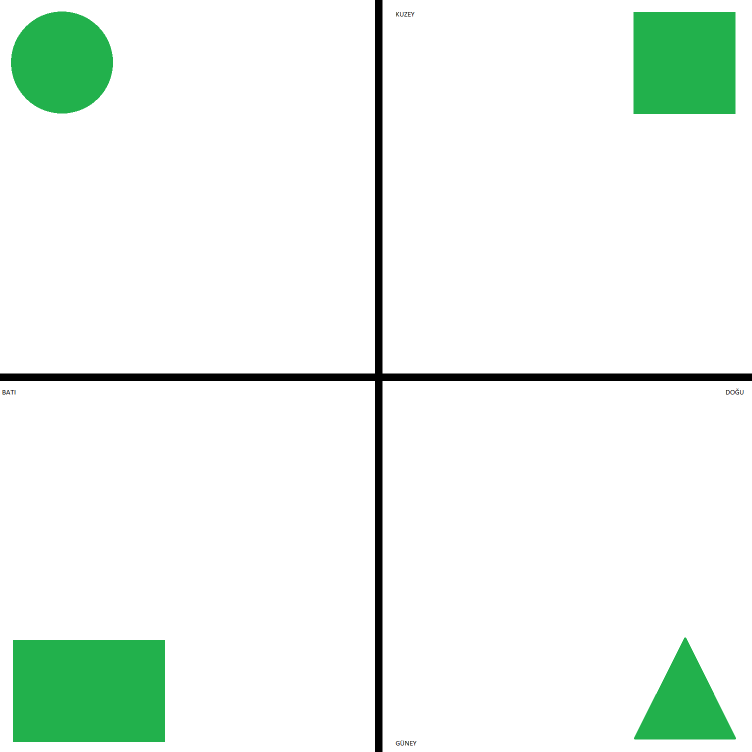
#> input picture CAS/cas3/shapes_locations.png, 1503 x 1503 px, found by its file name (shown at 1/2 size)
$ python shapelocation.py
#> lines starting #> are read from the running program, lines starting #| are printed output that depends on the picture; after the words box and inside, x2 and y2 are one past the last pixel; in counts of white or black regions, pixels touching at a corner belong together
import cv2
import numpy as np

class Shapeandloc():
    def __init__(self,img):
        self.img= img

    def locations(self):
        img = cv2.imread(self.img)
#> img is the input picture: shape (1503, 1503, 3); mean B, G, R 237.4, 244.4, 234.5
        img = cv2.resize(img,(0,0),fx=0.5,fy=0.5)
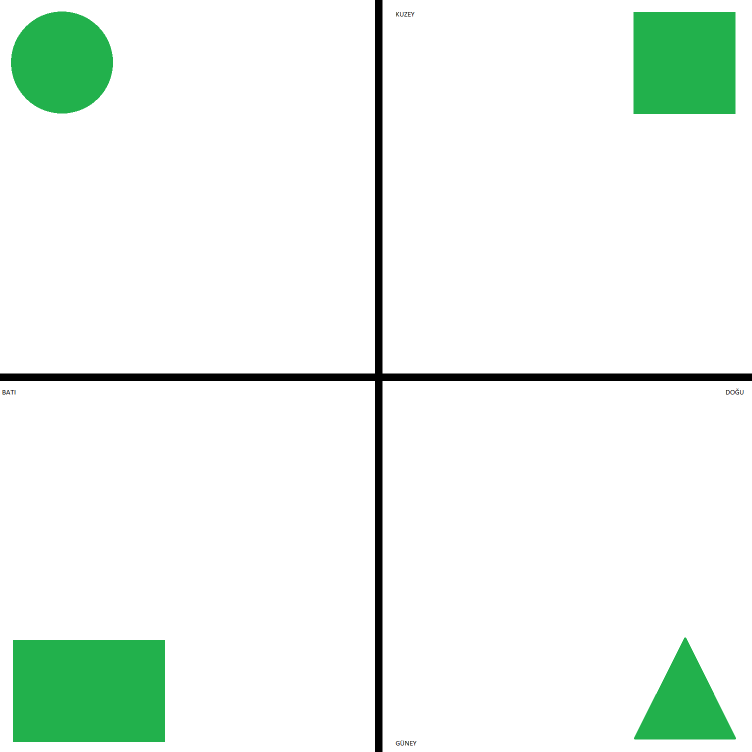
#> img: shape (752, 752, 3); mean B, G, R 237.4, 244.5, 234.5

        hsv = cv2.cvtColor(img,cv2.COLOR_BGR2HSV)
#> hsv: shape (752, 752, 3); mean H, S, V 4.9, 14.4, 244.5

        lower_green = np.array([50,50,10])
        upper_green = np.array([70,255,250])


        green_mask = cv2.inRange(hsv,lower_green,upper_green)
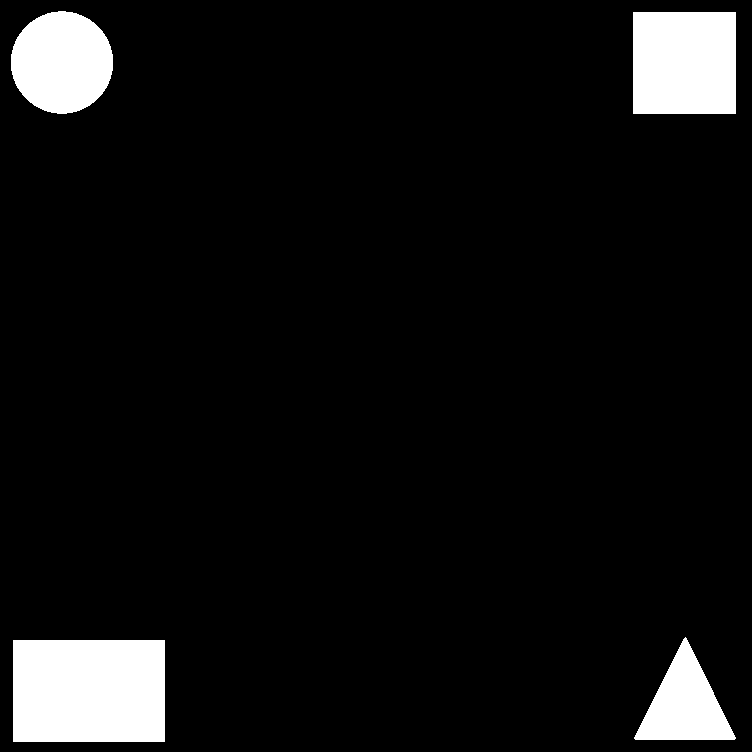
#> green_mask: shape (752, 752); 7% white; 4 white regions
        cv2.imshow("img",img)
        contours, hierarchy = cv2.findContours(green_mask,cv2.RETR_EXTERNAL,cv2.CHAIN_APPROX_SIMPLE)
#> contours = 4 contours; box (x1, y1, x2, y2) and area: (13, 640, 165, 742) 15251, (633, 12, 736, 114) 10302, (11, 11, 113, 114) 8067, (634, 637, 736, 740) 5278
        center_x,center_y = int(img.shape[1]//2),img.shape[0]//2
#> center_x = 376; center_y = 376
        directions = []
        for contour in contours:
            x,y,h,w = cv2.boundingRect(contour)

            if x < center_x and y <center_y:
                directions.append("North-West")
            elif x < center_x and y > center_y:
                directions.append("South-West")
            elif x > center_x and y < center_y:
                directions.append("North-East")
            elif x > center_x and y > center_y:
                directions.append("South-East")

            cv2.drawContours(img, [contour], -1, (255, 0, 0), 5)
#> this loop made 4 passes
#> (contour, x, y, h, w) on passes 1, 3: ([[13, 640], [13, 741], [164, 741], [164, 640]], 13, 640, 152, 102), ([[633, 12], [633, 113], [735, 113], [735, 12]], 633, 12, 103, 102)
#> (x, y, h, w) on passes 2, 4: (634, 637, 102, 103), (11, 11, 102, 103)
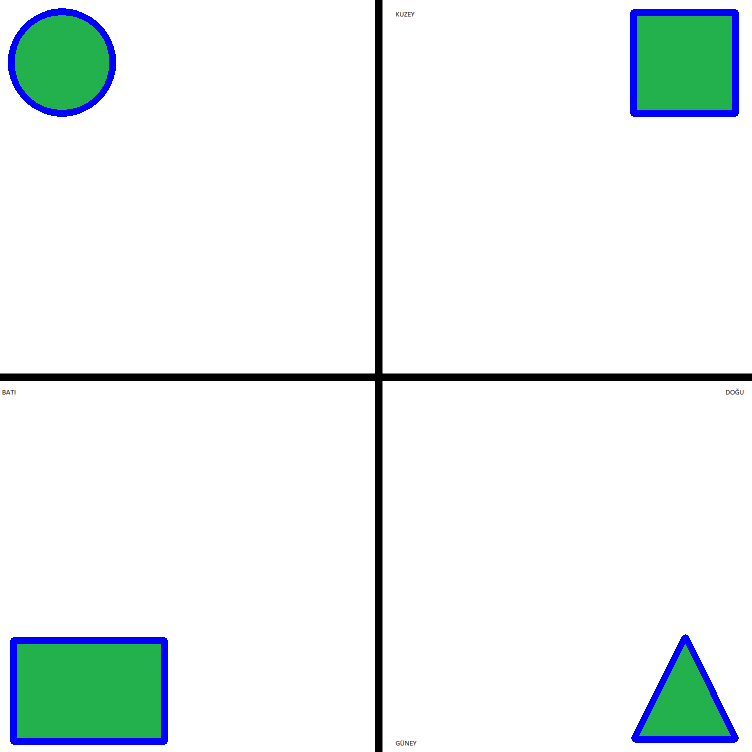
#> img: shape (752, 752, 3); 1.86% of pixels changed, all inside (x1, y1, x2, y2) = (8, 8, 739, 745)
#> after the loop, directions = ['South-West', 'South-East', 'North-East', 'North-West']

        for directs in directions:
            print(directs)
#> this loop made 4 passes
#| South-West
#| South-East
#| North-East
#| North-West

        self.shape(green_mask,img)


    def shape(self,img,show):

        _, thresh = cv2.threshold(img, 100, 255, cv2.THRESH_BINARY)
        contours, hierarchy = cv2.findContours(thresh, cv2.RETR_TREE, cv2.CHAIN_APPROX_SIMPLE)

        print(len(contours))
#| 4
        cv2.drawContours(img, contours, -1, (255, 0, 0), 5)
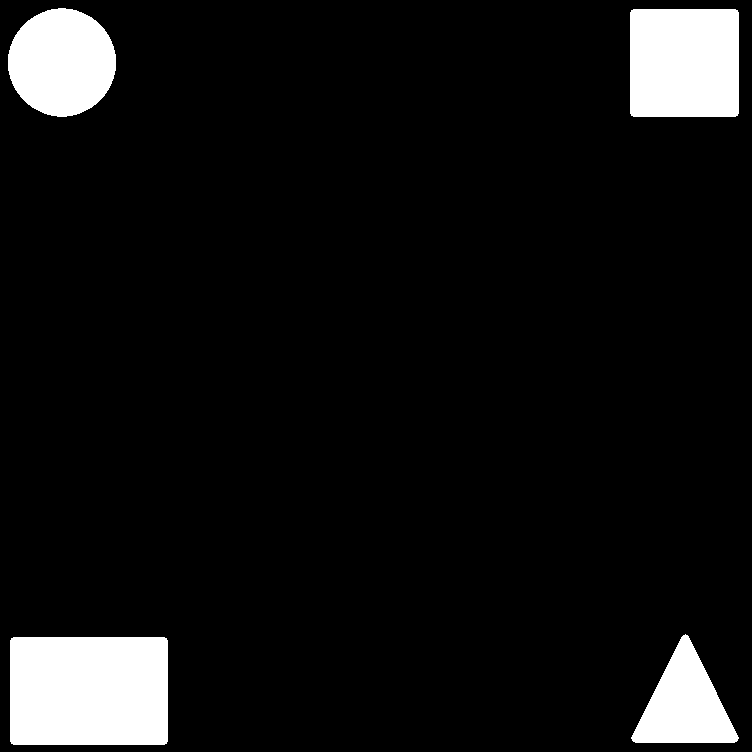
#> img: shape (752, 752); 7.8% white; 4 white regions, box (x1, y1, x2, y2) and area: (10, 637, 168, 745) 17044, (630, 9, 739, 117) 11752, (8, 8, 116, 117) 9149, (631, 634, 739, 743) 6373


        h,w = img.shape[:2]
#> h = 752; w = 752

        centerx,centery = w//2 , h//2
#> centerx = 376; centery = 376
        topLeft = img[0:centery,0:centerx]
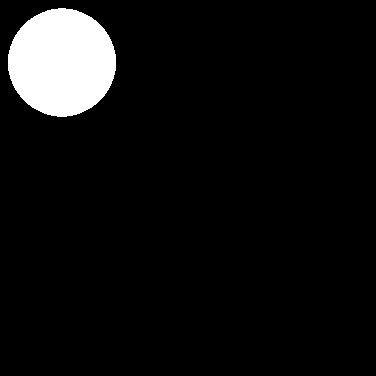
#> topLeft: shape (376, 376); 6.5% white; 1 white region, box (x1, y1, x2, y2) and area: (8, 8, 116, 117) 9149
        topRight = img[0:centery,0:centerx]
        bottomLeft = img[0:centery,0:centerx]
        bottomLeft = img[0:centery,0:centerx]
        for i,contour in enumerate(contours):
            if i == 0:
                continue

            epsilon = 0.1*cv2.arcLength(contour,True)
            approx = cv2.approxPolyDP(contour,epsilon,True)

            x,y,h,w = cv2.boundingRect(approx)
            x_mid = int(x+w/3)
            y_mid = int(y+h/2)

            coords = x_mid,y_mid
            colour = (255,50,0)
            font = cv2.FONT_HERSHEY_DUPLEX


            if len(approx)==3:
                cv2.putText(show,"Triangel",coords,font,1,colour,1)
                print("1")
            elif len(approx) == 4:
                area = cv2.contourArea(contour)
                perimeter = cv2.arcLength(contour, True)#kontur kenarlarının uzunluğu
                circularity = 4 * 3.14159 * (area / (perimeter * perimeter))
                aspect_ratio = float (w)/h

                if circularity >= 0.85:
                    shape_label = "Circle"
                    cv2.putText(show, "Circle", coords, font, 1, colour, 1)
                    print("3")
                elif  0.95 <= aspect_ratio <=1.05:
                    shape_label = "Square"
                    cv2.putText(show,"Square",coords,font,1,colour,1)
                    print("4")
                else:
                    shape_label = "Rectangle"
                    cv2.putText(show,"Rectangel",coords,font,1,colour,1)
                    print("5")
            elif len(approx) ==5:
                shape_label = "Pentagon"
                cv2.putText(show,"Pentagon",coords,font,1,colour,1)#fontscale,thickness

            else:
                cv2.putText(show,"Circle",coords,font,1,colour,1)#fontscale,thickness

            cv2.imshow("img",show)
#> this loop made 4 passes
#> (epsilon, approx, x, y, h, w, x_mid, y_mid) on passes 3 to 4: (40.6, [[633, 12], [633, 113], [735, 113], [735, 12]], 633, 12, 103, 102, 667, 63), (33.57, [[58, 11], [11, 70], [66, 113], [112, 54]], 11, 11, 102, 103, 45, 62)
#> contour on pass 1: [[13, 640], [13, 741], [164, 741], [164, 640]]
#| 1
#| 4
#| 3


    """
    def shape(self,img):
        img = self.img
        gray = cv2.cvtColor(img,cv2.COLOR_BGR2GRAY)
        _ , thresh = cv2.threshold(gray,100,255,cv2.THRESH_BINARY)
        contours,hierarchy = cv2.findContours(thresh,cv2.RETR_TREE,cv2.CHAIN_APPROX_SIMPLE)

        h,w = img.shape[:2]

        centerx,centery = w//2 , h//2
        topLeft = img[0:centery,0:centerx]
        topRight = img[0:centery,0:centerx]
        bottomLeft = img[0:centery,0:centerx]
        bottomLeft = img[0:centery,0:centerx]
        print(len(contours))

        for i,contour in enumerate(contours):
            if i == 0 :#it is whole  image
                continue

            #approximate the shape for some images not perfect like square
            epsilon = 0.1*cv2.arcLength(contour,True)
            approx = cv2.approxPolyDP(contour,epsilon,True)

            x,y,h,w = cv2.boundingRect(approx)
            x_mid = int(x+w/3)
            y_mid = int(y+h/2)

            coords = x_mid,y_mid
            colour = (255,255,0)
            font =cv2.FONT_HERSHEY_DUPLEX

            if len(approx) ==3:
                cv2.putText(img,"Triangel",coords,font,1,colour,1)#fontscale,thickness

            elif len(approx) == 4:
                area = cv2.contourArea(contour)
                perimeter = cv2.arcLength(contour, True)#kontur kenarlarının uzunluğu
                circularity = 4 * 3.14159 * (area / (perimeter * perimeter))
                aspect_ratio = float (w)/h

                if circularity >= 0.85:
                    cv2.putText(img, "Circle", coords, font, 1, colour, 1)
                elif  0.95 <= aspect_ratio <=1.05:
                    cv2.putText(img,"Square",coords,font,1,colour,1)
                else:
                    cv2.putText(img,"Rectangel",coords,font,1,colour,1)

            elif len(approx) ==5:
                cv2.putText(img,"Pentagon",coords,font,1,colour,1)#fontscale,thickness

            else:
                cv2.putText(img,"Circle",coords,font,1,colour,1)#fontscale,thickness


        cv2.imshow("window",img)
"""

show = Shapeandloc("CAS/cas3/shapes_locations.png")
show.locations()
cv2.waitKey(0)
cv2.destroyAllWindows()
